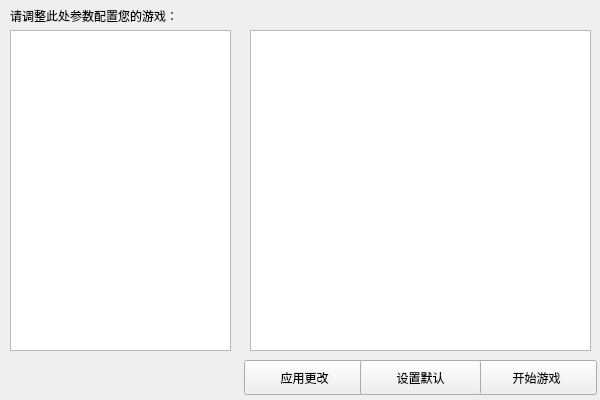
<?xml version="1.0" encoding="UTF-8"?>
<ui version="4.0">
 <class>UIConfig</class>
 <widget class="QWidget" name="UIConfig">
  <property name="geometry">
   <rect>
    <x>0</x>
    <y>0</y>
    <width>600</width>
    <height>400</height>
   </rect>
  </property>
  <property name="sizePolicy">
   <sizepolicy hsizetype="Expanding" vsizetype="Expanding">
    <horstretch>0</horstretch>
    <verstretch>0</verstretch>
   </sizepolicy>
  </property>
  <property name="minimumSize">
   <size>
    <width>600</width>
    <height>400</height>
   </size>
  </property>
  <property name="maximumSize">
   <size>
    <width>600</width>
    <height>400</height>
   </size>
  </property>
  <property name="windowTitle">
   <string>配置你的游戏</string>
  </property>
  <widget class="QListView" name="lv_subtitle">
   <property name="geometry">
    <rect>
     <x>10</x>
     <y>30</y>
     <width>221</width>
     <height>321</height>
    </rect>
   </property>
   <property name="minimumSize">
    <size>
     <width>187</width>
     <height>311</height>
    </size>
   </property>
   <property name="editTriggers">
    <set>QAbstractItemView::NoEditTriggers</set>
   </property>
   <property name="batchSize">
    <number>100</number>
   </property>
  </widget>
  <widget class="QPushButton" name="pb_start">
   <property name="geometry">
    <rect>
     <x>476</x>
     <y>360</y>
     <width>121</width>
     <height>35</height>
    </rect>
   </property>
   <property name="minimumSize">
    <size>
     <width>0</width>
     <height>0</height>
    </size>
   </property>
   <property name="text">
    <string>开始游戏</string>
   </property>
  </widget>
  <widget class="QTableView" name="tv_config">
   <property name="geometry">
    <rect>
     <x>250</x>
     <y>30</y>
     <width>341</width>
     <height>321</height>
    </rect>
   </property>
   <attribute name="horizontalHeaderVisible">
    <bool>false</bool>
   </attribute>
   <attribute name="horizontalHeaderDefaultSectionSize">
    <number>280</number>
   </attribute>
   <attribute name="horizontalHeaderMinimumSectionSize">
    <number>0</number>
   </attribute>
   <attribute name="verticalHeaderVisible">
    <bool>false</bool>
   </attribute>
   <attribute name="verticalHeaderDefaultSectionSize">
    <number>20</number>
   </attribute>
   <attribute name="verticalHeaderMinimumSectionSize">
    <number>20</number>
   </attribute>
  </widget>
  <widget class="QLabel" name="lb_intro">
   <property name="geometry">
    <rect>
     <x>10</x>
     <y>5</y>
     <width>187</width>
     <height>21</height>
    </rect>
   </property>
   <property name="minimumSize">
    <size>
     <width>187</width>
     <height>21</height>
    </size>
   </property>
   <property name="text">
    <string>请调整此处参数配置您的游戏：</string>
   </property>
  </widget>
  <widget class="QPushButton" name="pb_apply">
   <property name="geometry">
    <rect>
     <x>244</x>
     <y>360</y>
     <width>121</width>
     <height>35</height>
    </rect>
   </property>
   <property name="minimumSize">
    <size>
     <width>0</width>
     <height>0</height>
    </size>
   </property>
   <property name="text">
    <string>应用更改</string>
   </property>
  </widget>
  <widget class="QPushButton" name="pb_default">
   <property name="geometry">
    <rect>
     <x>360</x>
     <y>360</y>
     <width>121</width>
     <height>35</height>
    </rect>
   </property>
   <property name="minimumSize">
    <size>
     <width>0</width>
     <height>0</height>
    </size>
   </property>
   <property name="text">
    <string>设置默认</string>
   </property>
  </widget>
 </widget>
 <tabstops>
  <tabstop>lv_subtitle</tabstop>
 </tabstops>
 <resources/>
 <connections/>
</ui>
